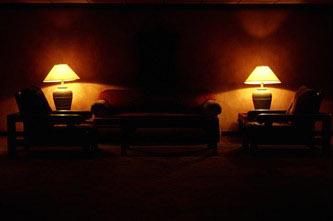
//> input picture data/hdr/s1_0.png, 333 x 221 px
$ ./HDR   (built with g++ and OpenCV 4)
//> lines starting //> are read from the running program, lines starting //| are printed output that depends on the picture
// HDR.cpp : Defines the entry point for the console application.
//

#include "stdafx.h"

#include <stdio.h>
#include <opencv2\opencv.hpp>

using namespace std;
using namespace cv;

vector<Mat> imagesc3;
vector<Mat> imagesc1;
vector<Mat> weights;
Mat weightSum;

const float mi = 0.5f;
const float ro = 0.2f;

#define SQR(x) ((x)*(x))

int main()
{
	imagesc3.push_back(imread("../data/hdr/s1_0.png", 1));
//> imagesc3[0] is the input picture: 221 rows x 333 cols, CV_8UC3; mean B, G, R 6.6, 13.9, 35
	imagesc3.push_back(imread("../data/hdr/s1_1.png", 1));
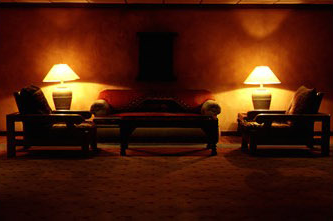
//> input picture data/hdr/s1_1.png, 333 x 221 px
//> imagesc3[1] is the input picture: 221 rows x 333 cols, CV_8UC3; mean B, G, R 10.8, 28.8, 72.7
	imagesc3.push_back(imread("../data/hdr/s1_2.png", 1));
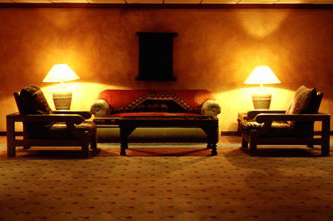
//> input picture data/hdr/s1_2.png, 333 x 221 px
//> imagesc3[2] is the input picture: 221 rows x 333 cols, CV_8UC3; mean B, G, R 19.3, 65.1, 124.9
	imagesc3.push_back(imread("../data/hdr/s1_3.png", 1));
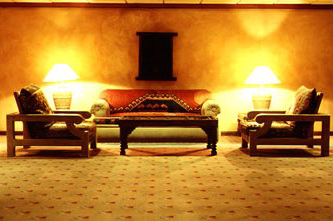
//> input picture data/hdr/s1_3.png, 333 x 221 px
//> imagesc3[3] is the input picture: 221 rows x 333 cols, CV_8UC3; mean B, G, R 42.5, 121.2, 182.2
	imagesc3.push_back(imread("../data/hdr/s1_4.png", 1));
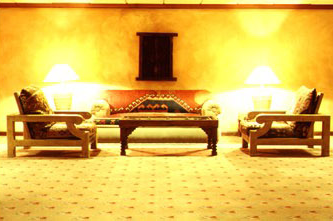
//> input picture data/hdr/s1_4.png, 333 x 221 px
//> imagesc3[4] is the input picture: 221 rows x 333 cols, CV_8UC3; mean B, G, R 78.9, 183.8, 223.8

	for (size_t i = 0; i < imagesc3.size(); i++)
	{
		Mat gray;
		cvtColor(imagesc3[i], gray, cv::COLOR_BGR2GRAY);
		imagesc1.push_back(gray);

		cout << gray.type() << endl;

		weights.push_back(Mat(gray.size(), CV_32F));
	}
//> this loop made 5 passes
//| 0
//| 0
//| 0
//| 0
//| 0

	size_t rows = imagesc1[0].rows;
//> rows = 221
	size_t cols = imagesc1[0].cols;
//> cols = 333
	int n = imagesc1.size();
//> n = 5

	// calc weights
	weightSum = Mat(rows, cols, CV_32FC1);
//> weightSum: 221 rows x 333 cols, CV_32FC1; every value is 0
	for (size_t r = 0; r < rows; r++)
	{
		for (size_t c = 0; c < cols; c++)
		{
			float wsum = 0;
			for (size_t i = 0; i < imagesc1.size(); i++)
			{
				uchar v = imagesc1[i].at<uchar>(r, c);
				float top = v - mi * 255;
				float bottom = ro * 255;
				float x = exp( SQR(top) / (2 * SQR(bottom)) );

				weights[i].at<float>(r, c) = x;
				wsum += x;
			}
			weightSum.at<float>(r, c) = wsum;

			// normalize
			for (size_t i = 0; i < weights.size(); i++)
			{
				weights[i].at<float>(r, c) /= weightSum.at<float>(r, c);
			}
		}
	}

	Mat outputc1(rows, cols, CV_8UC1);
//> outputc1: 221 rows x 333 cols, CV_8UC1; every value is 0
	Mat outputc3(rows, cols, CV_8UC3);
//> outputc3: 221 rows x 333 cols, CV_8UC3; every value is 0
	for (size_t r = 0; r < rows; r++)
	{
		for (size_t c = 0; c < cols; c++)
		{
			outputc1.at<uchar>(r, c) = 0;
			outputc3.at<Vec3b>(r, c) = Vec3b(0,0,0);

			for (size_t i = 0; i < imagesc1.size(); i++)
			{
				uchar c1 = imagesc1[i].at<uchar>(r, c);
				Vec3b c3 = imagesc3[i].at<Vec3b>(r, c);

				float w = weights[i].at<float>(r, c);
				c1 *= w;
				c3 *= w;

				outputc1.at<uchar>(r, c) += c1;
				outputc3.at<Vec3b>(r, c) += c3;
			}
		}
	}
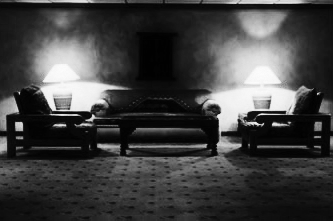
//> outputc1: 221 rows x 333 cols, CV_8UC1; min 1, max 252, mean 64.9
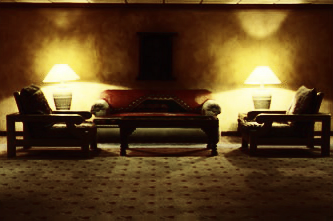
//> outputc3: 221 rows x 333 cols, CV_8UC3; mean B, G, R 31.9, 63.4, 88.8

	imshow("C3", outputc3);
	imshow("C1", outputc1);

	Mat o1 = imread("../data/hdr/hdr_c1.png", 0);
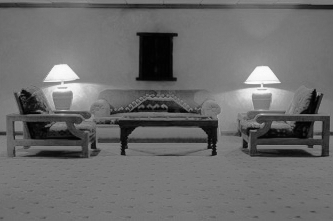
//> input picture data/hdr/hdr_c1.png, 333 x 221 px
//> o1 is the input picture: 221 rows x 333 cols, CV_8UC1; min 1, max 252, mean 107.5
	Mat o3 = imread("../data/hdr/hdr_c3.png", 1);
//> hdr_c3.png cannot be read in this run, so this picture is empty

//> (the run ends here: the program stops with an error, at `imshow("C3 - orig", o3);`)
